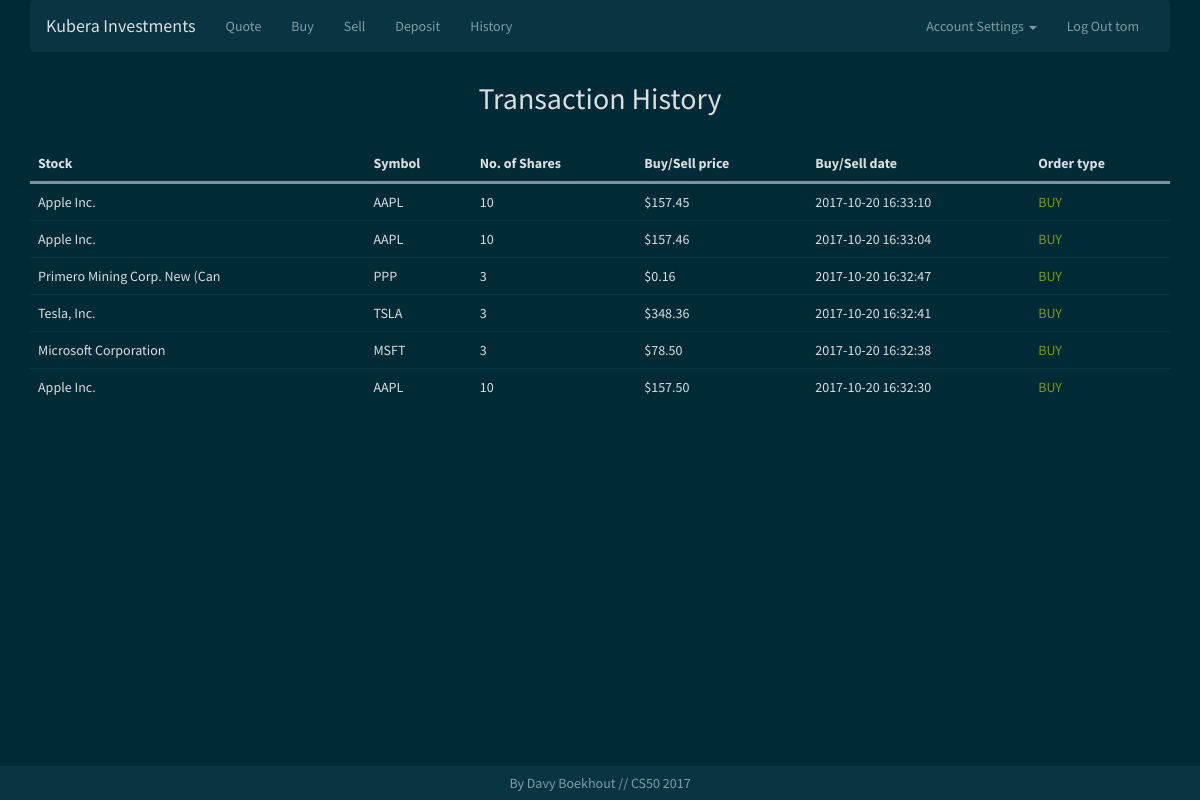
The app's page /history (signed in) with its own data.
### tables this page shows
CREATE TABLE 'transactions' ('transaction_id' INTEGER PRIMARY KEY AUTOINCREMENT NOT NULL, 'user_id' INTEGER NOT NULL, 'symbol' TEXT NOT NULL, 'amount' INTEGER NOT NULL, 'price' REAL NOT NULL, date DATETIME NOT NULL, 'action' TEXT NOT NULL DEFAULT 'BUY' CHECK (action IN ('BUY','SELL')));

### application.py (the view)
@app.route("/history")
@login_required
def history():
    if request.method == "GET":
        history = db.execute("SELECT portfolio.stock,transactions.symbol,\
                             transactions.amount,transactions.price,\
                             transactions.date, transactions.action \
                             FROM transactions INNER JOIN portfolio \
                             ON portfolio.symbol = transactions.symbol \
                             WHERE transactions.user_id = :user_id \
                             GROUP BY transactions.transaction_id \
                             ORDER BY datetime(date) DESC;",
                             user_id=session.get("user_id"))
        return render_template("history.html", transactions=history)

### helpers.py (called while the page is built)
def login_required(f):
    @wraps(f)
    def decorated_function(*args, **kwargs):
        if session.get("user_id") is None:
            return redirect(url_for("login", next=request.url))
        return f(*args, **kwargs)
    return decorated_function

def usd(value):
    return "${:,.2f}".format(value)

### templates/history.html (shortened to what this page needs)
{% extends "layout.html" %}
{% block main %}
    <h2>Transaction History</h2>
    <div class="table-responsive">
        <table class="table table-hover">
            <thead>
                <th>Stock</th>
                <th>Symbol</th>
                <th>No. of Shares</th>
                <th>Buy/Sell price</th>
                <th>Buy/Sell date</th>
                <th>Order type</th>
            </thead>
            {% for item in transactions %}
            <tr>
                <td>{{ item.get("stock") }}</td>
                <td>{{ item.get("symbol") }}</td>
                <td>{{ item.get("amount") }}</td>
                <td>{{ item.get("price")|usd }}</td>
                <td>{{ item.get("date") }}</td>
                {% if item.get("action") == 'BUY' %}
                <td class="green">{{ item.get("action") }}</td>
                {% else %}
                <td class="red">{{ item.get("action") }}</td>
                {% endif %}
            </tr>
            {% endfor %}
        </table>
    </div>
{% endblock %}

### static/styles.css (style rules this page uses)
.green { color: #859900; }
main table { width: 100%; }
main thead { border-bottom: 3px solid rgba(255, 255, 255, 0.5); }
main th, td { text-align: left; color: #ddd; padding: 1em; }
body { color: #ddd; }
main h2 { margin: 1em; }

### records on screen
transactions: get "Apple Inc.", get "AAPL", get "10", get "$157.45", get "2017-10-20 16:33:10", get "BUY"
transactions: get "Apple Inc.", get "AAPL", get "10", get "$157.46", get "2017-10-20 16:33:04", get "BUY"
transactions: get "Primero Mining Corp. New (Can", get "PPP", get "3", get "$0.16", get "2017-10-20 16:32:47", get "BUY"
transactions: get "Tesla, Inc.", get "TSLA", get "3", get "$348.36", get "2017-10-20 16:32:41", get "BUY"
transactions: get "Microsoft Corporation", get "MSFT", get "3", get "$78.50", get "2017-10-20 16:32:38", get "BUY"
transactions: get "Apple Inc.", get "AAPL", get "10", get "$157.50", get "2017-10-20 16:32:30", get "BUY"

### other values on screen
{{ session.get("username") }} "tom"
